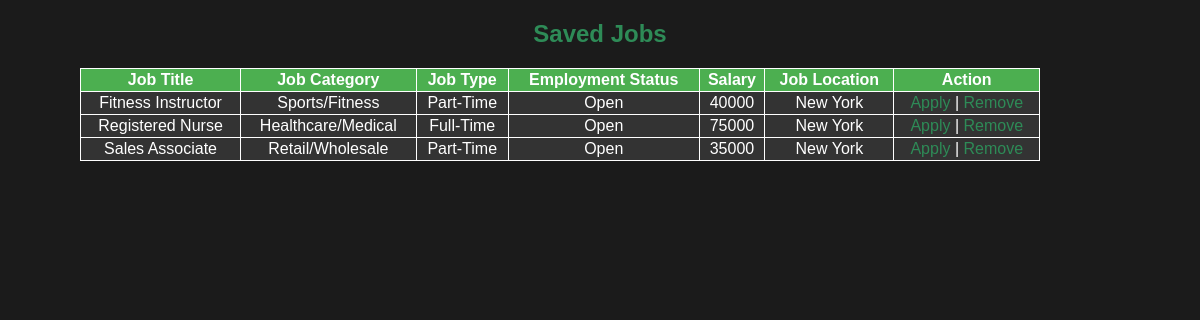
The app's page /wishlist.php (signed in) with its own data.
### tables this page shows
CREATE TABLE `job_data` (
  `jobId` int(11) NOT NULL,
  `recId` int(11) NOT NULL,
  `companyName` varchar(255) NOT NULL,
  `companyWeb` varchar(255) NOT NULL,
  `companyDesc` varchar(255) NOT NULL,
  `jobCategory` varchar(255) NOT NULL,
  `jobTitle` varchar(255) NOT NULL,
  `jobDesc` varchar(500) NOT NULL,
  `jobLoc` varchar(255) NOT NULL,
  `jobType` varchar(255) NOT NULL,
  `salary` decimal(20,0) NOT NULL,
  `benefit` varchar(500) NOT NULL,
  `empStatus` varchar(255) NOT NULL,
  `recName` varchar(255) NOT NULL,
  `recEmail` varchar(255) NOT NULL,
  `recPhone` int(20) NOT NULL,
  `minSkill` varchar(255) NOT NULL,
  `minEdu` varchar(255) NOT NULL,
  `appIns` varchar(500) NOT NULL,
  `reqAppMat` varchar(255) NOT NULL,
  `createdTime` timestamp NOT NULL DEFAULT current_timestamp() ON UPDATE current_timestamp()
);

### Includes/wishlist.inc.php (called while the page is built, shortened)
<?php
include_once 'dbh.inc.php';
function getSavedJobs($userId) {
    global $conn;
    $savedJobs = array();
    $sql = "SELECT j.* FROM wishlist w JOIN job_data j ON w.jobId = j.jobId WHERE w.userId = ?";
    $stmt = mysqli_stmt_init($conn);
    if (mysqli_stmt_prepare($stmt, $sql)) {
        mysqli_stmt_bind_param($stmt, "i", $userId);
        mysqli_stmt_execute($stmt);
        $result = mysqli_stmt_get_result($stmt);
        while ($row = mysqli_fetch_assoc($result)) {
            $savedJobs[] = $row;
        }
    } else {
        echo "Error: " . mysqli_error($conn);
    }
    return $savedJobs;
}
?>

### wishlist.php (the view, shortened to what this page needs)
<html>
<head>
    <link rel="stylesheet" href="./css/wishlist.css">
</head>
<body>
    <?php
include_once './includes/job.dbh.inc.php';
include_once './includes/wishlist.inc.php';
$savedJobs = getSavedJobs($_SESSION['userid']);
echo "<h2>Saved Jobs</h2>";
echo "<table border='1'>";
echo "<tr><th>Job Title</th><th>Job Category</th><th>Job Type</th><th>Employment Status</th><th>Salary</th><th>Job Location</th><th>Action</th></tr>";
foreach ($savedJobs as $job) {
    echo "<tr>";
    echo "<td>{$job['jobTitle']}</td>";
    echo "<td>{$job['jobCategory']}</td>";
    echo "<td>{$job['jobType']}</td>";
    echo "<td>{$job['empStatus']}</td>";
    echo "<td>{$job['salary']}</td>";
    echo "<td>{$job['jobLoc']}</td>";
    echo "<td>";
    echo "<a href='job_app_form.php?job_Id={$job['jobId']}'>Apply</a> | ";
    echo "<a href='wishlist.php?job_Id={$job['jobId']}&action=remove'>Remove</a>";
    echo "</td>";
    echo "</tr>";
}
echo "</table>";
?>
</body>
</html>

### css/wishlist.css (style rules this page uses)
body { font-family: Arial, sans-serif; background-color: #1b1b1b; color: #e0e0e0; margin: 0; padding: 0; }
h2 { color: #2e8b57; text-align: center; margin-top: 20px; margin-bottom: 20px; }
table { margin-left: 80px; width: 80%; border-collapse: collapse; background-color: #333; color: #fff; }
th, td { padding: 2px; text-align: center; border: 1px solid #ffffff; }
th { background-color: #4CAF50; color: #fff; }
a { color: #2e8b57; text-decoration: none; }

### records on screen
job_data: jobTitle "Fitness Instructor", jobCategory "Sports/Fitness", jobType "Part-Time", empStatus "Open", salary "40000", jobLoc "New York"
job_data: jobTitle "Registered Nurse", jobCategory "Healthcare/Medical", jobType "Full-Time", empStatus "Open", salary "75000", jobLoc "New York"
job_data: jobTitle "Sales Associate", jobCategory "Retail/Wholesale", jobType "Part-Time", empStatus "Open", salary "35000", jobLoc "New York"
